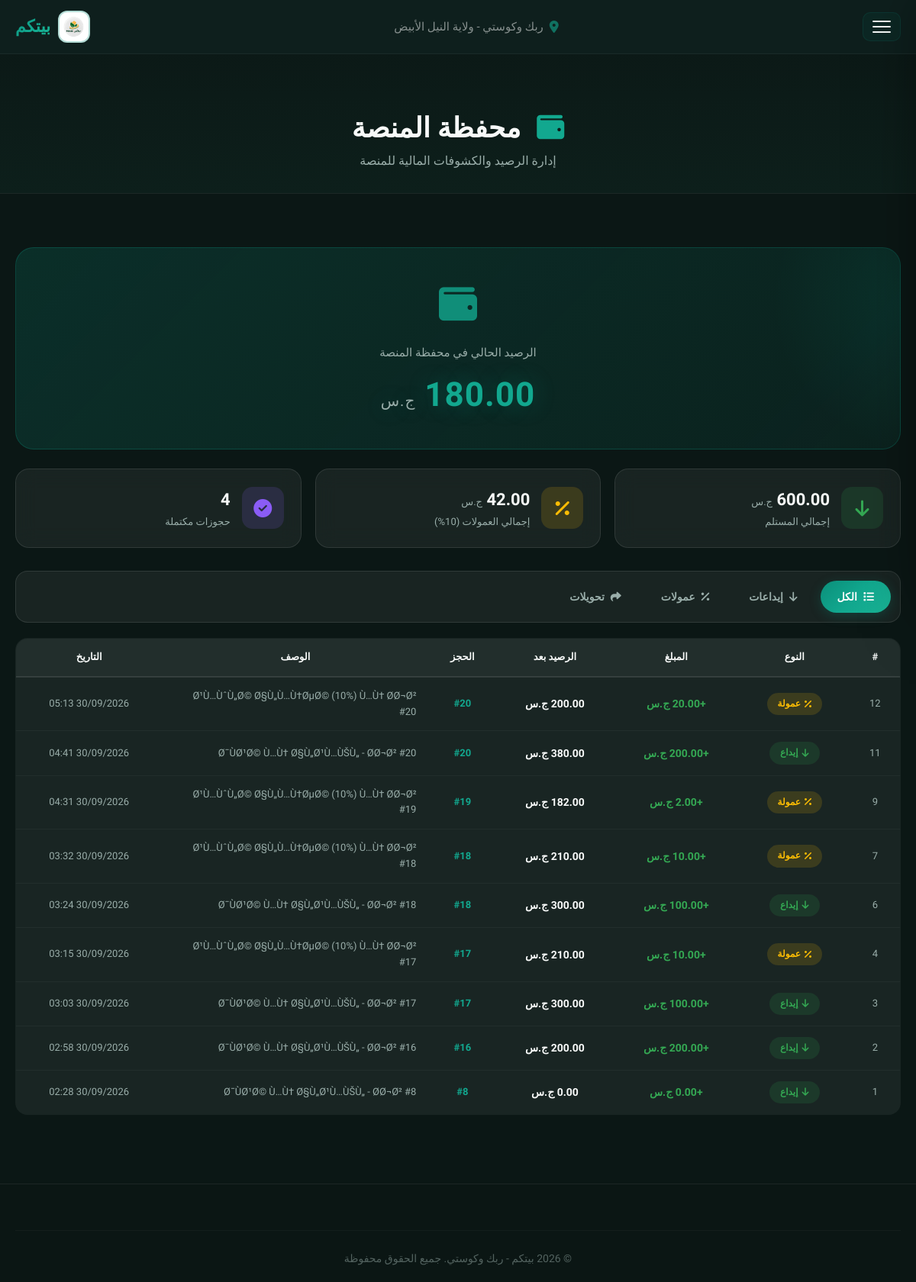
Page /admin_wallet.php (signed in) on the committed database.
### tables this page shows
CREATE TABLE `commission_settings` (
  `id` int(11) NOT NULL auto_increment,
  `commission_rate` decimal(5,2) NOT NULL default '10.00',
  `updated_at` timestamp NOT NULL default CURRENT_TIMESTAMP on update CURRENT_TIMESTAMP,
  PRIMARY KEY  (`id`)
);

CREATE TABLE `transactions` (
  `id` int(11) NOT NULL auto_increment,
  `wallet_id` int(11) NOT NULL,
  `booking_id` int(11) default NULL,
  `amount` decimal(12,2) NOT NULL,
  `type` enum('deposit','commission','transfer','withdrawal','refund') NOT NULL,
  `description` varchar(255) default NULL,
  `balance_after` decimal(12,2) default NULL,
  `created_at` timestamp NOT NULL default CURRENT_TIMESTAMP,
  PRIMARY KEY  (`id`),
  KEY `idx_wallet` (`wallet_id`),
  KEY `idx_booking` (`booking_id`),
  KEY `idx_type` (`type`)
);

### admin_wallet.php (the view, shortened to what this page needs)
<?php
require_once 'config.php';
$stmt = $pdo->query("SELECT * FROM wallets WHERE type = 'platform' LIMIT 1");
$platform_wallet = $stmt->fetch();
$wallet_id = $platform_wallet['id'];
$stmt = $pdo->query("SELECT commission_rate FROM commission_settings LIMIT 1");
$comm = $stmt->fetch();
$commission_rate = $comm ? floatval($comm['commission_rate']) : 10.00;
$stmt = $pdo->query("SELECT IFNULL(SUM(amount), 0) FROM transactions WHERE type = 'deposit'");
$total_deposits = $stmt->fetchColumn();
$stmt = $pdo->query("SELECT IFNULL(SUM(amount), 0) FROM transactions WHERE type = 'commission'");
$total_commissions = $stmt->fetchColumn();
$stmt = $pdo->query("SELECT COUNT(*) FROM bookings WHERE status = 'completed'");
$completed_bookings = $stmt->fetchColumn();
$filter_type = isset($_GET['type']) ? $_GET['type'] : 'all';
$sql = "SELECT t.*, b.id as bk_id, u.name as client_name
        FROM transactions t
        LEFT JOIN bookings b ON t.booking_id = b.id
        LEFT JOIN users u ON b.user_id = u.id
        WHERE t.wallet_id = ?";
$params = array($wallet_id);
$sql .= " ORDER BY t.created_at DESC LIMIT 200";
$stmt = $pdo->prepare($sql);
$stmt->execute($params);
$transactions = $stmt->fetchAll();
?>
<!DOCTYPE html>
<html lang="ar" dir="rtl">
<head>
    <link rel="stylesheet" href="https://cdnjs.cloudflare.com/ajax/libs/font-awesome/6.5.0/css/all.min.css">
    <link href="https://unpkg.com/aos@2.3.1/dist/aos.css" rel="stylesheet">
</head>
<body>
    <header id="mainHeader">
        <div class="container header-inner">
            <div class="logo">
                <img src="uploads/sh.png" alt="بيتكم">
                <span>بيتكم</span>
            </div>
            <div class="header-center">
                <i class="fas fa-map-marker-alt"></i>
                <span>ربك وكوستي - ولاية النيل الأبيض</span>
            </div>
            <button class="hamburger" id="hamburgerBtn"><span></span><span></span><span></span></button>
        </div>
    </header>
    <div class="page-header">
        <div class="container">
            <h1 data-aos="fade-up"><i class="fas fa-wallet"></i> محفظة المنصة</h1>
            <p data-aos="fade-up" data-aos-delay="100">إدارة الرصيد والكشوفات المالية للمنصة</p>
        </div>
    </div>
    <section>
        <div class="container">
            <div class="balance-card" data-aos="fade-up">
                <div class="balance-icon"><i class="fas fa-wallet"></i></div>
                <div class="balance-label">الرصيد الحالي في محفظة المنصة</div>
                <div class="balance-value">
                    <small>ج.س</small>
                </div>
            </div>
            <div class="stats-grid" data-aos="fade-up" data-aos-delay="100">
                <div class="stat-box">
                    <div class="stat-icon deposit"><i class="fas fa-arrow-down"></i></div>
                    <div class="stat-info">
                        <div class="stat-value"><?php echo number_format($total_deposits, 2); ?> <small>ج.س</small></div>
                        <div class="stat-label">إجمالي المستلم</div>
                    </div>
                </div>
                <div class="stat-box">
                    <div class="stat-icon commission"><i class="fas fa-percent"></i></div>
                    <div class="stat-info">
                        <div class="stat-value"><?php echo number_format($total_commissions, 2); ?> <small>ج.س</small></div>
                        <div class="stat-label">إجمالي العمولات (<?php echo $commission_rate; ?>%)</div>
                    </div>
                </div>
                <div class="stat-box">
                    <div class="stat-icon count"><i class="fas fa-check-circle"></i></div>
                    <div class="stat-info">
                        <div class="stat-value"><?php echo $completed_bookings; ?></div>
                        <div class="stat-label">حجوزات مكتملة</div>
                    </div>
                </div>
            </div>
            <div class="filter-bar" data-aos="fade-up">
                <a href="?type=all" class="<?php echo $filter_type == 'all' ? 'active' : ''; ?>">
                    <i class="fas fa-list"></i> الكل
                </a>
                <a href="?type=deposit" class="<?php echo $filter_type == 'deposit' ? 'active' : ''; ?>">
                    <i class="fas fa-arrow-down"></i> إيداعات
                </a>
                <a href="?type=commission" class="<?php echo $filter_type == 'commission' ? 'active' : ''; ?>">
                    <i class="fas fa-percent"></i> عمولات
                </a>
                <a href="?type=transfer" class="<?php echo $filter_type == 'transfer' ? 'active' : ''; ?>">
                    <i class="fas fa-share"></i> تحويلات
                </a>
            </div>
            <?php if (count($transactions) == 0): ?>
                <div class="empty-state" data-aos="fade-up">
                    <i class="fas fa-receipt"></i>
                    <h3>لا توجد حركات مالية</h3>
                    <p>لم يتم تسجيل أي عمليات حتى الآن</p>
                </div>
            <?php else: ?>
                <div class="table-responsive" data-aos="fade-up">
                    <table>
                        <thead>
                            <tr>
                                <th>#</th>
                                <th>النوع</th>
                                <th>المبلغ</th>
                                <th>الرصيد بعد</th>
                                <th>الحجز</th>
                                <th>الوصف</th>
                                <th>التاريخ</th>
                            </tr>
                        </thead>
                        <tbody>
                            <?php foreach ($transactions as $tx):
                                $type_labels = array(
                                    'deposit' => 'إيداع',
                                    'commission' => 'عمولة',
                                    'transfer' => 'تحويل',
                                    'withdrawal' => 'سحب',
                                    'refund' => 'استرجاع'
                                );
                                $type_icons = array(
                                    'deposit' => 'fa-arrow-down',
                                    'commission' => 'fa-percent',
                                    'transfer' => 'fa-share',
                                    'withdrawal' => 'fa-arrow-up',
                                    'refund' => 'fa-undo'
                                );
                                $is_positive = in_array($tx['type'], array('deposit', 'commission'));
                            ?>
                                <tr>
                                    <td><?php echo $tx['id']; ?></td>
                                    <td>
                                        <span class="tx-type-badge tx-<?php echo $tx['type']; ?>">
                                            <i class="fas <?php echo isset($type_icons[$tx['type']]) ? $type_icons[$tx['type']] : 'fa-circle'; ?>"></i>
                                            <?php echo isset($type_labels[$tx['type']]) ? $type_labels[$tx['type']] : $tx['type']; ?>
                                        </span>
                                    </td>
                                    <td class="amount-cell <?php echo $is_positive ? 'amount-positive' : 'amount-negative'; ?>">
                                        <?php echo ($is_positive ? '+' : '-') . number_format($tx['amount'], 2); ?> ج.س
                                    </td>
                                    <td class="amount-cell" style="color: var(--text-white);">
                                        <?php echo number_format($tx['balance_after'], 2); ?> ج.س
                                    </td>
                                    <td>
                                        <?php if ($tx['booking_id']): ?>
                                            <a href="admin_bookings.php" style="color:var(--primary-teal); font-weight:700;">
                                                #<?php echo $tx['booking_id']; ?>
                                            </a>
                                        <?php else: ?>
                                            <span style="color:var(--text-gray);">—</span>
                                        <?php endif; ?>
                                    </td>
                                    <td style="text-align:right; max-width:250px;">
                                        <?php echo htmlspecialchars($tx['description']); ?>
                                    </td>
                                    <td><?php echo date('d/m/Y H:i', strtotime($tx['created_at'])); ?></td>
                                </tr>
                            <?php endforeach; ?>
                        </tbody>
                    </table>
                </div>
            <?php endif; ?>
        </div>
    </section>
    <footer>
        <div class="container">
            <div class="footer-grid">
                <div class="copyright">© 2026 بيتكم - ربك وكوستي. جميع الحقوق محفوظة</div>
            </div>
        </div>
    </footer>
</body>
</html>

### rows in the picture
commission_settings: commission_rate "10"
transactions: id "12", type "عمولة", amount "20.00", balance_after "200.00", booking "20", description "Ø¹Ù…ÙˆÙ„Ø© Ø§Ù„Ù…Ù†ØµØ© (10%) Ù…Ù† Ø­Ø¬Ø² #20", created_at "30/09/2026 05:13"
transactions: id "11", type "إيداع", amount "200.00", balance_after "380.00", booking "20", description "Ø¯ÙØ¹Ø© Ù…Ù† Ø§Ù„Ø¹Ù…ÙŠÙ„ - Ø­Ø¬Ø² #20", created_at "30/09/2026 04:41"
transactions: id "9", type "عمولة", amount "2.00", balance_after "182.00", booking "19", description "Ø¹Ù…ÙˆÙ„Ø© Ø§Ù„Ù…Ù†ØµØ© (10%) Ù…Ù† Ø­Ø¬Ø² #19", created_at "30/09/2026 04:31"
transactions: id "7", type "عمولة", amount "10.00", balance_after "210.00", booking "18", description "Ø¹Ù…ÙˆÙ„Ø© Ø§Ù„Ù…Ù†ØµØ© (10%) Ù…Ù† Ø­Ø¬Ø² #18", created_at "30/09/2026 03:32"
transactions: id "6", type "إيداع", amount "100.00", balance_after "300.00", booking "18", description "Ø¯ÙØ¹Ø© Ù…Ù† Ø§Ù„Ø¹Ù…ÙŠÙ„ - Ø­Ø¬Ø² #18", created_at "30/09/2026 03:24"
transactions: id "4", type "عمولة", amount "10.00", balance_after "210.00", booking "17", description "Ø¹Ù…ÙˆÙ„Ø© Ø§Ù„Ù…Ù†ØµØ© (10%) Ù…Ù† Ø­Ø¬Ø² #17", created_at "30/09/2026 03:15"
transactions: id "3", type "إيداع", amount "100.00", balance_after "300.00", booking "17", description "Ø¯ÙØ¹Ø© Ù…Ù† Ø§Ù„Ø¹Ù…ÙŠÙ„ - Ø­Ø¬Ø² #17", created_at "30/09/2026 03:03"
transactions: id "2", type "إيداع", amount "200.00", balance_after "200.00", booking "16", description "Ø¯ÙØ¹Ø© Ù…Ù† Ø§Ù„Ø¹Ù…ÙŠÙ„ - Ø­Ø¬Ø² #16", created_at "30/09/2026 02:58"
transactions: id "1", type "إيداع", amount "0.00", balance_after "0.00", booking "8", description "Ø¯ÙØ¹Ø© Ù…Ù† Ø§Ù„Ø¹Ù…ÙŠÙ„ - Ø­Ø¬Ø² #8", created_at "30/09/2026 02:28"

### other values in the picture
$total_commissions "42.00"
$completed_bookings "4"
